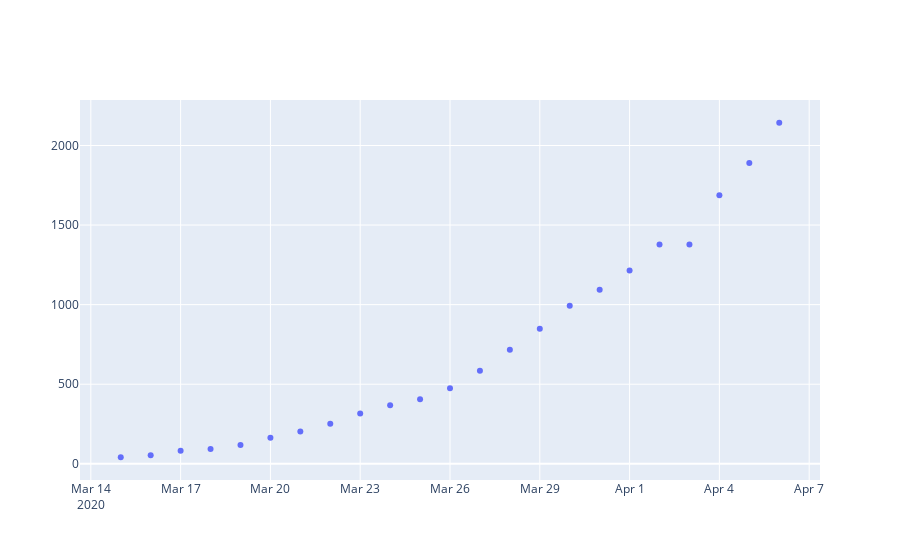

The notebook cell saved with this chart:
### Markdown cell above
Identify a range of days where the $N$ is increasing exponentially

### Code cell
date0 = '2020-03-15' #'2020-01-21'
datef = df['date'].max()#'2020-03-27'

df_days = df[(df['date'] >= date0) & (df['date'] <= datef)]

fig = go.Figure([go.Scatter(x=df_days['date'], y=df_days['total_cases'], mode='markers')])
fig.show()

### Figure 1 — Plotly figure (JSON) as saved in the notebook; plotly's stock layout.template omitted (floating-point values rounded to 4 significant figures)
{"data": [{"mode": "markers", "type": "scatter", "x": ["2020-03-15T00:00:00", "2020-03-16T00:00:00", "2020-03-17T00:00:00", "2020-03-18T00:00:00", "2020-03-19T00:00:00", "2020-03-20T00:00:00", "2020-03-21T00:00:00", "2020-03-22T00:00:00", "2020-03-23T00:00:00", "2020-03-24T00:00:00", "2020-03-25T00:00:00", "2020-03-26T00:00:00", "2020-03-27T00:00:00", "2020-03-28T00:00:00", "2020-03-29T00:00:00", "2020-03-30T00:00:00", "2020-03-31T00:00:00", "2020-04-01T00:00:00", "2020-04-02T00:00:00", "2020-04-03T00:00:00", "2020-04-04T00:00:00", "2020-04-05T00:00:00", "2020-04-06T00:00:00"], "y": [41, 53, 82, 93, 118, 164, 203, 251, 316, 367, 405, 475, 585, 717, 848, 993, 1094, 1215, 1378, 1378, 1688, 1890, 2143]}], "layout": {}}
